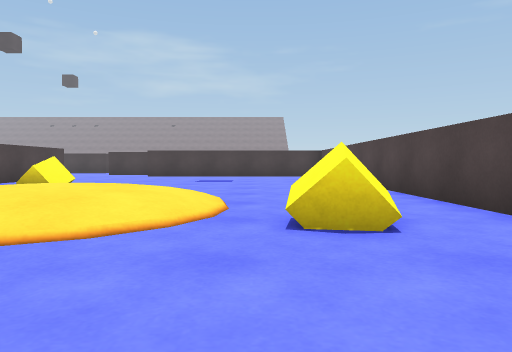
[1] (above)

21 first-person views from a walk through a Unity game level. The camera is 0.51 m above the floor, tilts 2° down and sees 70° across. The floor is counted in squares, 1 m on a side. Each view is taken from the middle of a square. On the plan, view 1 faces up. The plan holds only what a view shows up to about 9 squares ahead; the rest is blank. The place goes on beyond the plan. The player is left out. Surface patterns are stand-ins for the level's own textures.

[2]
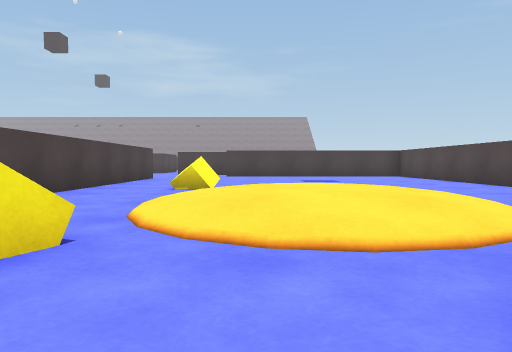

[3]
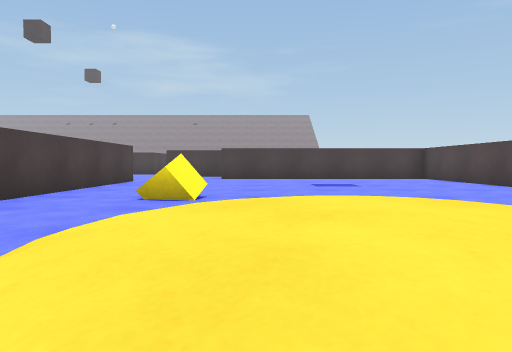

[4]
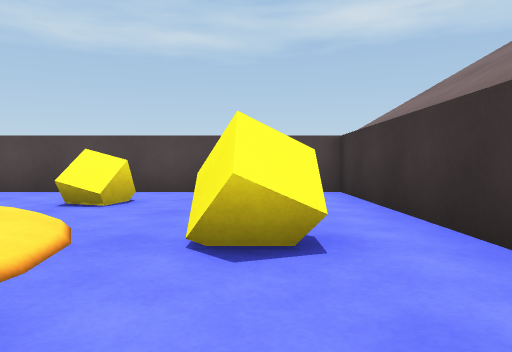

[5]
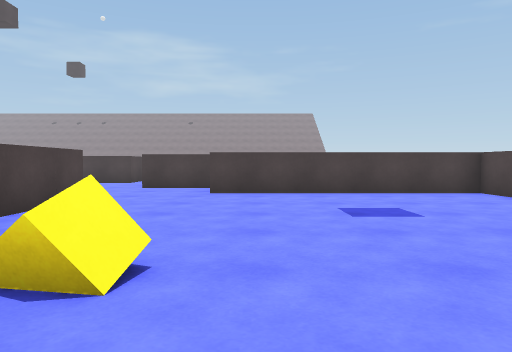

[6]
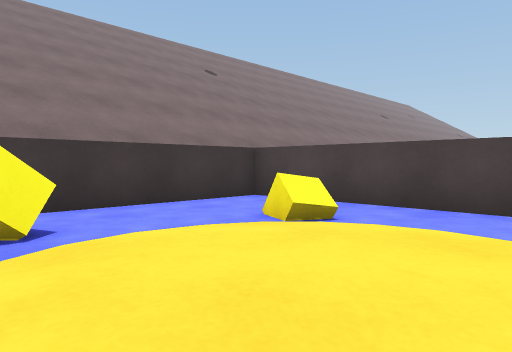

[7]
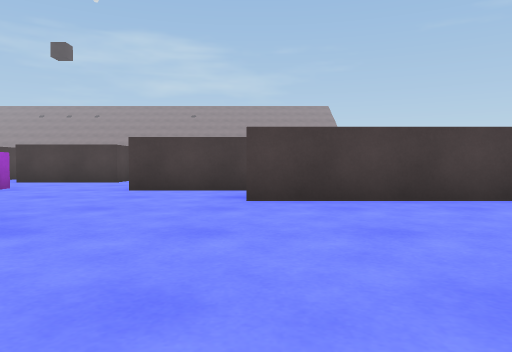

[8]
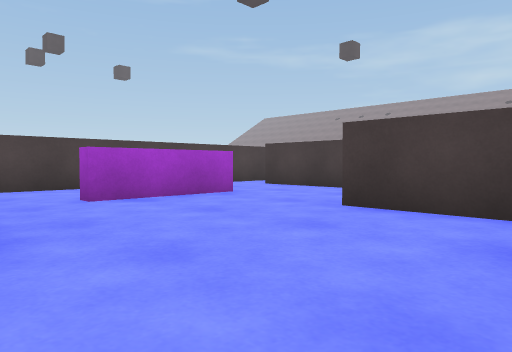

[9]
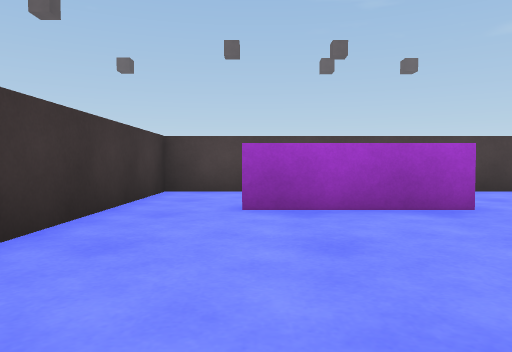

[10]
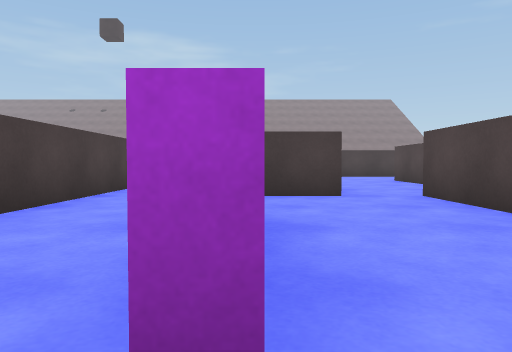

[11]
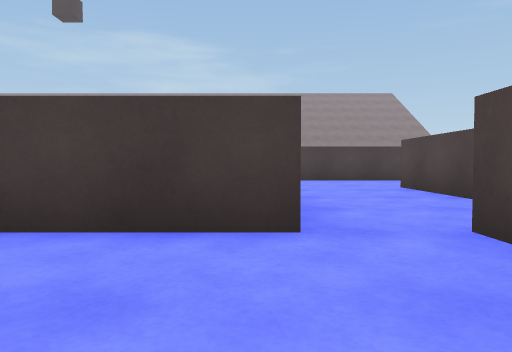

[12]
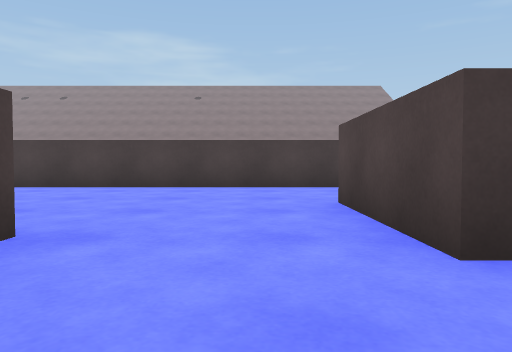

[13]
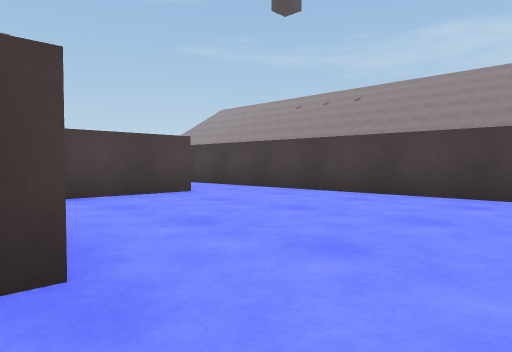

[14]
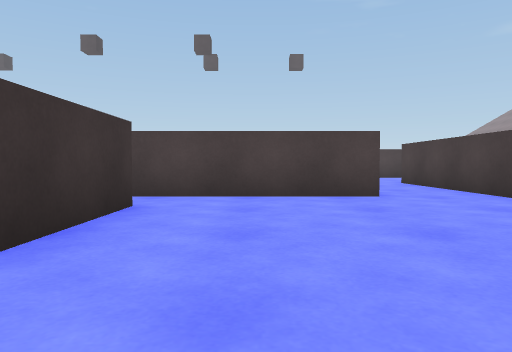

[15]
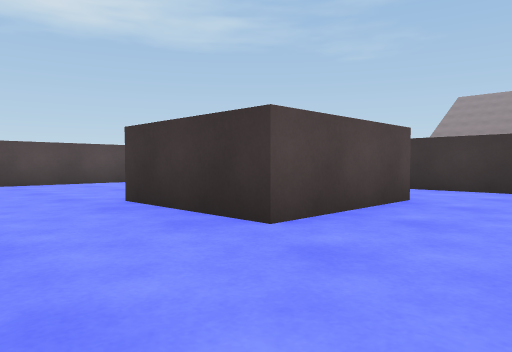

[16]
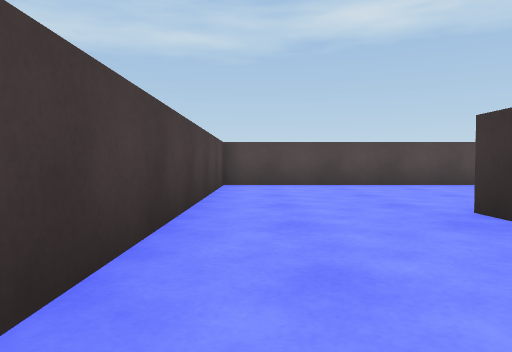

[17]
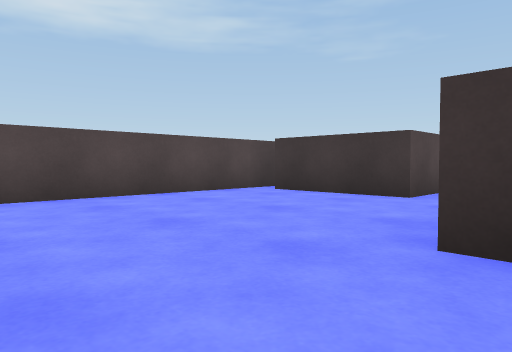

[18]
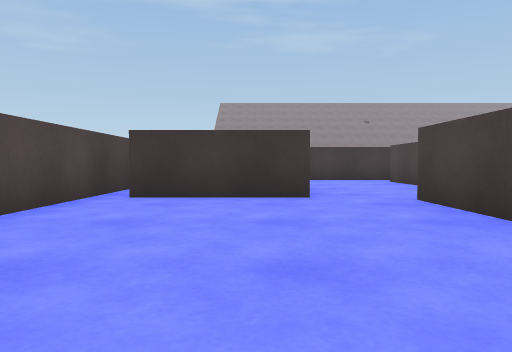

[19]
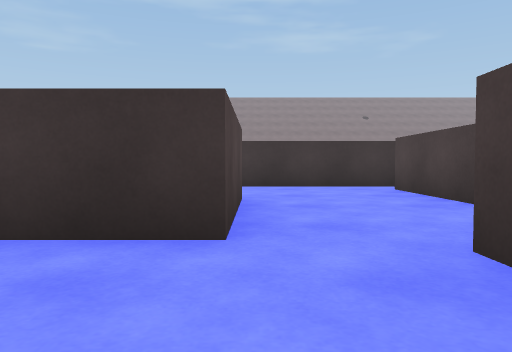

[20]
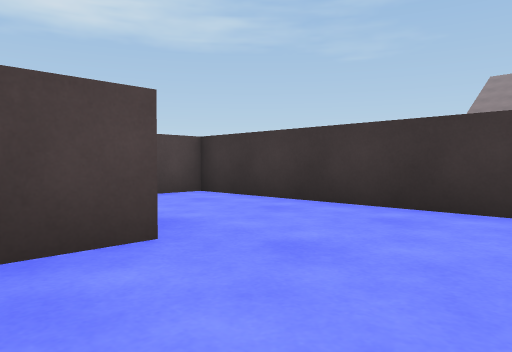

[21]
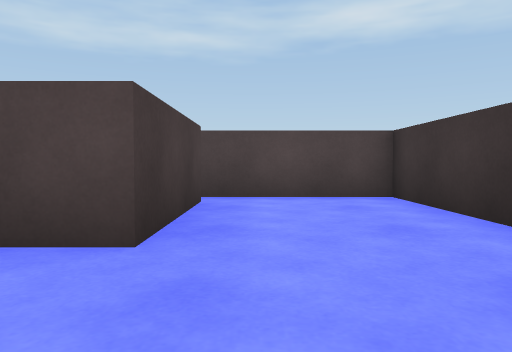

### Floor plan
Key: @ floor where view 1 was taken; # wall or solid block; . main floor; : floor 0.05 m higher than the main floor; + floor 0.2 m higher than the main floor; * floor 0.25 m higher than the main floor; / step, stairs or slope; ^ raised ledge; O other object.
Columns run from 15 left of view 1 to 3 right of it. Each row starts with its distance up from view 1.
 27 ###################
 26 ..................#
 25   ................#
 24    #......###.....#
 23    #......###.....#
 22    #......###.....#
 21    #.###..###.....#
 20    #.###... ..#####
 19    #.###......##
 18    #.....###..#####
 17    #.....###......#
 16    #..^..###......#
 15    #..^....########
 14    #..^....########
 13    #..............#
 12    ######.........#
 11         #.........#
 10         #.........#
  9         #.........#
  8         #.........#
  7         #..O......#
  6         #.../:....#
  5         #..//*/...#
  4         #../**/...#
  3         #..//+/OO.#
  2         #.OO//....#
  1         #....OO.. #
  0         #......@..#
 -1         ###########

Where each view was taken, in squares from view 1:
view 1: 0 up, 0 right, facing up
view 2: 0 up, 3 left, facing up
view 3: 2 up, 3 left, facing up
view 4: 1 up, 4 left, facing right
view 5: 5 up, 3 left, facing up
view 6: 5 up, 1 left, facing down-left
view 7: 9 up, 4 left, facing up
view 8: 12 up, 4 left, facing up-left
view 9: 14 up, 5 left, facing left
view 10: 13 up, 9 left, facing up
view 11: 16 up, 8 left, facing up
view 12: 19 up, 6 left, facing up
view 13: 21 up, 6 left, facing up-left
view 14: 23 up, 6 left, facing left
view 15: 26 up, 7 left, facing down-right
view 16: 26 up, 6 left, facing right
view 17: 26 up, 3 left, facing down-right
view 18: 26 up, 0 right, facing down
view 19: 23 up, 1 left, facing down
view 20: 19 up, 3 left, facing down-right
view 21: 17 up, 3 left, facing right
